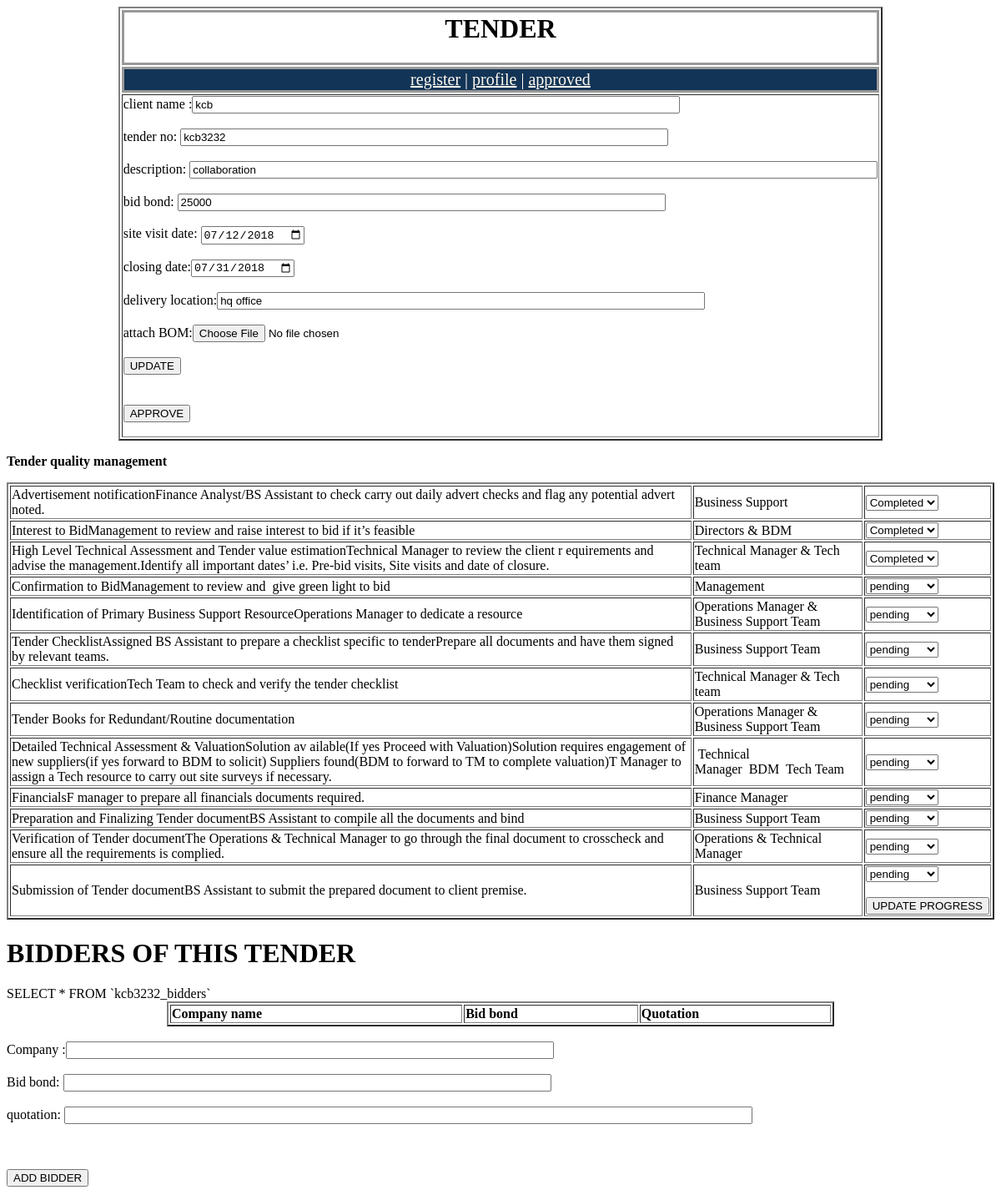
The app's page /pagethread.php?tenderno=kcb3232 with its own data.
### tables this page shows
CREATE TABLE IF NOT EXISTS `tender` (
  `ID` int(7) NOT NULL AUTO_INCREMENT,
  `week` int(11) NOT NULL,
  `client_name` varchar(200) NOT NULL,
  `tender_no` varchar(100) NOT NULL,
  `description` varchar(500) NOT NULL,
  `bid_bond` varchar(20) NOT NULL,
  `site_visit_date` date NOT NULL,
  `closing_date` date NOT NULL,
  `delivery_location` varchar(100) DEFAULT NULL,
  `font_color` varchar(10) DEFAULT NULL,
  `progress` varchar(100) NOT NULL,
  `bom` varchar(100) NOT NULL,
  UNIQUE KEY `id` (`ID`)
);

CREATE TABLE IF NOT EXISTS `kcb3232` (
  `ID` int(1) DEFAULT NULL,
  `COL1` varchar(10) DEFAULT NULL,
  `COL2` varchar(10) DEFAULT NULL,
  `COL3` varchar(10) DEFAULT NULL,
  `COL4` varchar(10) DEFAULT NULL,
  `COL5` varchar(10) DEFAULT NULL,
  `COL6` varchar(10) DEFAULT NULL,
  `COL7` varchar(10) DEFAULT NULL,
  `COL8` varchar(10) DEFAULT NULL,
  `COL9` varchar(10) DEFAULT NULL,
  `COL10` varchar(10) DEFAULT NULL,
  `COL11` varchar(10) DEFAULT NULL,
  `COL12` varchar(10) DEFAULT NULL,
  `COL13` varchar(10) DEFAULT NULL
);

### pagethread.php (the view, shortened to what this page needs)
<html>
<head>
<link rel="stylesheet" href="franc.css" style="text/css">
</head>
<body>
<table align="center" border='2'>
<tr>
<td id='link'><h1>TENDER</h1></td></tr>
<tr><td id='link2'><a href='index.php'>register</a> |  <a href='profile.php'>profile</a> |  <a href='approved.php'>approved</a></td></tr>
<tr><td>
<?php
if ($_SERVER['REQUEST_METHOD'] == 'GET') {
	$tenderno='';
	if (isset($_GET['tenderno'])) {
		$tenderno= $_GET['tenderno'];
	}
}
$user_name = "root";
	$password = "";
	$database = "konvergenz";
	$server = "127.0.0.1";
		$db_handle = mysql_connect($server, $user_name, $password);
	$db_found = mysql_select_db($database, $db_handle);
	if ($db_found) {
	$SQL="SELECT * FROM  tender where tender_no='$tenderno' ";
	$result=mysql_query($SQL);
	 $rows=mysql_num_rows($result);
	if ($rows==0)
		{
		print "Tender number not found";
		}
		else{
		while ($db_field = mysql_fetch_assoc($result)) {
			$client_name=$db_field['client_name'];
			$tender_no=$db_field['tender_no'];;
			$description=$db_field['description'];
			$bid_bond=$db_field['bid_bond'];
			$site_visit_date=$db_field['site_visit_date'];
			$closing_date=$db_field['closing_date'];
			$delivery_location=$db_field['delivery_location'];
					}
		}
	}
?>
				<form name='form1' method='POST' action='profile.php' enctype='multipart/form-data'>
				client name :<input type='text' name='client_name' value="<?php print $client_name?>" size=70><BR><BR>
				tender no: <input type='text' name='tender_no' value="<?php print $tender_no?>" size=70><BR><BR>
				description: <input type='text' name='description' value="<?php print $description?>" size=100><BR><BR>
				bid bond: <input type='text' name='bid_bond' value="<?php print $bid_bond?>" size=70><BR><BR>
				site visit date: <input type="date" name='site_visit_date' value="<?php print $site_visit_date?>" size=70><BR><BR>
				closing date:<input type="date" name='closing_date' value="<?php print $closing_date?>" size=70><BR><BR>
				delivery location:<input type='text' name='delivery_location' value="<?php print $delivery_location?>" size=70><BR><BR>
				attach BOM:<input type='file'name='mFile'id='mFile' />
				<br><br><INPUT TYPE = 'Submit' Name = 'submit1'  VALUE = 'UPDATE'><br>
				<br><br><INPUT TYPE = 'Submit' Name = 'submit2'  VALUE = 'APPROVE'><br>
				</form>
</td></tr></table>
<?php
	$user_name = "root";
	$password = "";
	$database = "konvergenz";
	$server = "127.0.0.1";
		$db_handle = mysql_connect($server, $user_name, $password);
	$db_found = mysql_select_db($database, $db_handle);
	$tender_no=strtolower(str_replace("/","_",$tender_no));
	$tender_no=strtolower(str_replace("-","_",$tender_no));
	if ($db_found) {
	$SQL1="SELECT * FROM  `$tender_no` WHERE ID = 1 ";
	 $result9=mysql_query($SQL1);
	 while ($db_field = mysql_fetch_assoc($result9)) {
			$COL1=$db_field['COL1'];
			$COL2=$db_field['COL2'];
			$COL3=$db_field['COL3'];
			$COL4=$db_field['COL4'];
			$COL5=$db_field['COL5'];
			$COL6=$db_field['COL6'];
			$COL7=$db_field['COL7'];
			$COL8=$db_field['COL8'];
			$COL9=$db_field['COL9'];
			$COL10=$db_field['COL10'];
			$COL11=$db_field['COL11'];
			$COL12=$db_field['COL12'];
			$COL13=$db_field['COL13'];
					}
	}
?>
<p><b>Tender quality management</b></p>
				<form name='form1' method='POST' action='profile.php'>
				<table border=2>
<tr><td>Advertisement notificationFinance Analyst/BS Assistant to check carry out daily advert checks and flag any potential advert noted.<td>Business Support
					<td><select name='COL1'>
	<option value='Pending'>Pending</option><option value='Completed'>Completed</option> <option value="<?php print $COL1 ?>" selected><?php print $COL1 ?></option>
</select>
<tr><td>Interest to BidManagement to review and raise interest to bid if it’s feasible<td>Directors & BDM
					<td><select name='COL2'>
	<option value='Pending'>Pending</option><option value='Completed'>Completed</option><option value="<?php print $COL2 ?>" selected><?php print $COL2 ?></option>
</select>
<tr><td>High Level Technical Assessment and Tender value estimationTechnical Manager to review the client r
equirements and advise the management.Identify all important dates’ i.e. Pre-bid visits, Site visits and date of closure.<td>Technical Manager & Tech team
					<td><select name='COL3'>
	<option value='Pending'>Pending</option><option value='Completed'>Completed</option><option value="<?php print $COL3 ?>" selected><?php print $COL3 ?></option>
</select>
<tr><td>Confirmation to BidManagement to review and  give green light to bid<td>Management
					<td><select name='COL4'>
	<option value='Pending'>Pending</option><option value='Completed'>Completed</option><option value="<?php print $COL4 ?>" selected><?php print $COL4 ?></option>
</select>
<tr><td>Identification of Primary Business Support ResourceOperations Manager to dedicate a resource<td>Operations Manager & Business Support Team
					<td><select name='COL5'>
	<option value='Pending'>Pending</option><option value='Completed'>Completed</option><option value="<?php print $COL5 ?>" selected><?php print $COL5 ?></option>
</select>
<tr><td>Tender ChecklistAssigned BS Assistant to prepare a checklist specific to tenderPrepare all documents and have them signed by relevant teams.<td>Business Support Team
					<td><select name='COL6'>
	<option value='Pending'>Pending</option><option value='Completed'>Completed</option><option value="<?php print $COL6 ?>" selected><?php print $COL6 ?></option>
</select>
<tr><td>Checklist verificationTech Team to check and verify the tender checklist<td>Technical Manager & Tech team
					<td><select name='COL7'>
	<option value='Pending'>Pending</option><option value='Completed'>Completed</option><option value="<?php print $COL7 ?>" selected><?php print $COL7 ?></option>
</select>
<tr><td>Tender Books for Redundant/Routine documentation<td>Operations Manager & Business Support Team
					<td><select name='COL8'>
	<option value='Pending'>Pending</option><option value='Completed'>Completed</option><option value="<?php print $COL8 ?>" selected><?php print $COL8 ?></option>
</select>
<tr><td>Detailed Technical Assessment & ValuationSolution av
ailable(If yes Proceed with Valuation)Solution requires engagement of new
suppliers(if yes forward to BDM to solicit) Suppliers found(BDM to forward to TM to complete valuation)T Manager to assign a Tech resource to carry out site surveys if necessary.<td> Technical Manager  BDM  Tech Team
					<td><select name='COL9'>
	<option value='Pending'>Pending</option><option value='Completed'>Completed</option><option value="<?php print $COL9 ?>" selected><?php print $COL9 ?></option>
</select>
<tr><td>FinancialsF manager to prepare all financials documents required.<td>Finance Manager
					<td><select name='COL10'>
	<option value='Pending'>Pending</option><option value='Completed'>Completed</option><option value="<?php print $COL10 ?>" selected><?php print $COL10 ?></option>
</select>
<tr><td>Preparation and Finalizing Tender documentBS Assistant to compile all the documents and bind<td>Business Support Team
					<td><select name='COL11'>
	<option value='Pending'>Pending</option><option value='Completed'>Completed</option><option value="<?php print $COL11 ?>" selected><?php print $COL11 ?></option>
</select>
<tr><td>Verification of Tender documentThe Operations & Technical Manager to go through the final document to crosscheck and ensure all the requirements is complied.<td>Operations & Technical Manager
					<td><select name='COL12'>
	<option value='Pending'>Pending</option><option value='Completed'>Completed</option><option value="<?php print $COL12 ?>" selected><?php print $COL12 ?></option>
</select>
<tr><td>Submission of Tender documentBS Assistant to submit the prepared document to client premise.<td>Business Support Team
					<td><select name='COL13'>
	<option value='Pending'>Pending</option><option value='Completed'>Completed</option><option value="<?php print $COL13 ?>" selected><?php print $COL13 ?></option>
</select>
				<br><br><INPUT TYPE = 'Submit' Name = 'submit3'  VALUE = 'UPDATE PROGRESS'><br>
				</form>
<h1> BIDDERS OF THIS TENDER</H1>
<?php
	$user_name = "root";
	$password = "";
	$database = "konvergenz";
	$server = "127.0.0.1";
		$db_handle = mysql_connect($server, $user_name, $password);
	$db_found = mysql_select_db($database, $db_handle);
	$tender_no=strtolower(str_replace("/","_",$tender_no));
	$tender_no=strtolower(str_replace("-","_",$tender_no));
	$tender_no_bidders=$tender_no."_bidders";
	if ($db_found) {
  PRINT $SQL="SELECT * FROM  `$tender_no_bidders` ";
		print "<table border=2 width=800 align=center>";
		PRINT "<tr><td><b>Company name<td><b>Bid bond<td><b>Quotation</b>";
		print "</table>";
		}
?>
<Br>
<form name='form1' method='POST' action='profile.php'>
				Company :<input type='text' name='company' value="" size=70><BR><BR>
				Bid bond: <input type='text' name='bid_bond' value="" size=70><BR><BR>
				quotation: <input type='text' name='quotation' value="" size=100><BR><BR>
				<br><br><INPUT TYPE = 'Submit' Name = 'submit4'  VALUE = 'ADD BIDDER'><br>
				</form>

### franc.css (style rules this page uses)
#link { text-align:center; border:solid #999999; font:calibri; }
#link2 { text-align:center; border:solid #999999; background-color:#123456; color:#FFFAF0; font-size:20px; }
#link2 a { color:#FFFAF0; }

### records on screen
tender: client_name "kcb", tender_no "kcb3232", description "collaboration", bid_bond "25000", site_visit_date "07/12/2018", closing_date "07/31/2018", delivery_location "hq office", tender_no "SELECT * FROM `kcb3232_bidders`"
kcb3232: COL1 "Completed", COL2 "Completed", COL3 "Completed", COL4 "pending", COL5 "pending", COL6 "pending", COL7 "pending", COL8 "pending", COL9 "pending", COL10 "pending", COL11 "pending", COL12 "pending", COL13 "pending"
